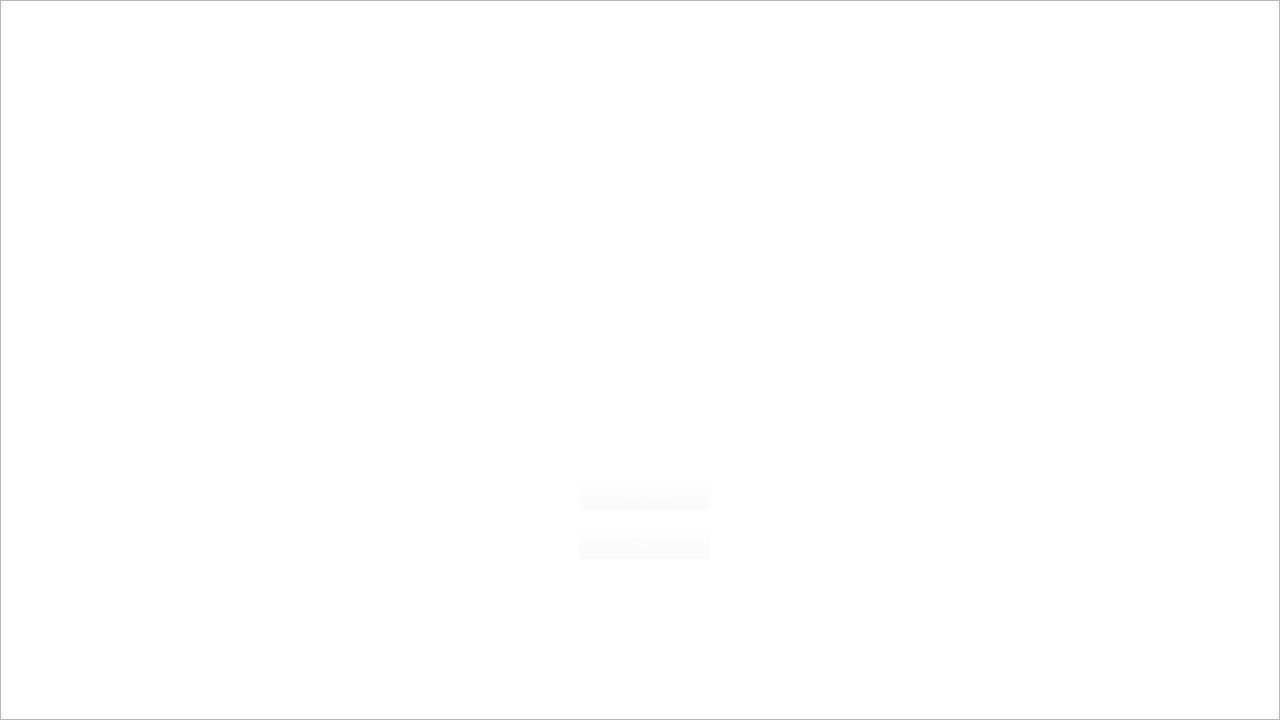
<?xml version="1.0" encoding="UTF-8"?>
<ui version="4.0">
 <class>MainMenu</class>
 <widget class="QWidget" name="MainMenu">
  <property name="geometry">
   <rect>
    <x>0</x>
    <y>0</y>
    <width>1280</width>
    <height>720</height>
   </rect>
  </property>
  <property name="sizePolicy">
   <sizepolicy hsizetype="Fixed" vsizetype="Fixed">
    <horstretch>0</horstretch>
    <verstretch>0</verstretch>
   </sizepolicy>
  </property>
  <property name="minimumSize">
   <size>
    <width>1280</width>
    <height>720</height>
   </size>
  </property>
  <property name="maximumSize">
   <size>
    <width>1280</width>
    <height>720</height>
   </size>
  </property>
  <property name="windowTitle">
   <string>Form</string>
  </property>
  <property name="styleSheet">
   <string notr="true">QPushButton { 
background-color: rgba(255, 255, 255, 0);
color:white;
}

QPushButton:hover{

color: rgb(122, 122, 122);
}
QPushButton:pressed{
color:rgb(208, 0, 177);
}</string>
  </property>
  <widget class="QPushButton" name="newGameBtn">
   <property name="geometry">
    <rect>
     <x>580</x>
     <y>480</y>
     <width>131</width>
     <height>30</height>
    </rect>
   </property>
   <property name="palette">
    <palette>
     <active>
      <colorrole role="WindowText">
       <brush brushstyle="SolidPattern">
        <color alpha="255">
         <red>255</red>
         <green>255</green>
         <blue>255</blue>
        </color>
       </brush>
      </colorrole>
      <colorrole role="Button">
       <brush brushstyle="SolidPattern">
        <color alpha="0">
         <red>255</red>
         <green>255</green>
         <blue>255</blue>
        </color>
       </brush>
      </colorrole>
      <colorrole role="Text">
       <brush brushstyle="SolidPattern">
        <color alpha="255">
         <red>255</red>
         <green>255</green>
         <blue>255</blue>
        </color>
       </brush>
      </colorrole>
      <colorrole role="ButtonText">
       <brush brushstyle="SolidPattern">
        <color alpha="255">
         <red>255</red>
         <green>255</green>
         <blue>255</blue>
        </color>
       </brush>
      </colorrole>
      <colorrole role="Base">
       <brush brushstyle="SolidPattern">
        <color alpha="0">
         <red>255</red>
         <green>255</green>
         <blue>255</blue>
        </color>
       </brush>
      </colorrole>
      <colorrole role="Window">
       <brush brushstyle="SolidPattern">
        <color alpha="0">
         <red>255</red>
         <green>255</green>
         <blue>255</blue>
        </color>
       </brush>
      </colorrole>
     </active>
     <inactive>
      <colorrole role="WindowText">
       <brush brushstyle="SolidPattern">
        <color alpha="255">
         <red>255</red>
         <green>255</green>
         <blue>255</blue>
        </color>
       </brush>
      </colorrole>
      <colorrole role="Button">
       <brush brushstyle="SolidPattern">
        <color alpha="0">
         <red>255</red>
         <green>255</green>
         <blue>255</blue>
        </color>
       </brush>
      </colorrole>
      <colorrole role="Text">
       <brush brushstyle="SolidPattern">
        <color alpha="255">
         <red>255</red>
         <green>255</green>
         <blue>255</blue>
        </color>
       </brush>
      </colorrole>
      <colorrole role="ButtonText">
       <brush brushstyle="SolidPattern">
        <color alpha="255">
         <red>255</red>
         <green>255</green>
         <blue>255</blue>
        </color>
       </brush>
      </colorrole>
      <colorrole role="Base">
       <brush brushstyle="SolidPattern">
        <color alpha="0">
         <red>255</red>
         <green>255</green>
         <blue>255</blue>
        </color>
       </brush>
      </colorrole>
      <colorrole role="Window">
       <brush brushstyle="SolidPattern">
        <color alpha="0">
         <red>255</red>
         <green>255</green>
         <blue>255</blue>
        </color>
       </brush>
      </colorrole>
     </inactive>
     <disabled>
      <colorrole role="WindowText">
       <brush brushstyle="SolidPattern">
        <color alpha="255">
         <red>255</red>
         <green>255</green>
         <blue>255</blue>
        </color>
       </brush>
      </colorrole>
      <colorrole role="Button">
       <brush brushstyle="SolidPattern">
        <color alpha="0">
         <red>255</red>
         <green>255</green>
         <blue>255</blue>
        </color>
       </brush>
      </colorrole>
      <colorrole role="Text">
       <brush brushstyle="SolidPattern">
        <color alpha="255">
         <red>255</red>
         <green>255</green>
         <blue>255</blue>
        </color>
       </brush>
      </colorrole>
      <colorrole role="ButtonText">
       <brush brushstyle="SolidPattern">
        <color alpha="255">
         <red>255</red>
         <green>255</green>
         <blue>255</blue>
        </color>
       </brush>
      </colorrole>
      <colorrole role="Base">
       <brush brushstyle="SolidPattern">
        <color alpha="0">
         <red>255</red>
         <green>255</green>
         <blue>255</blue>
        </color>
       </brush>
      </colorrole>
      <colorrole role="Window">
       <brush brushstyle="SolidPattern">
        <color alpha="0">
         <red>255</red>
         <green>255</green>
         <blue>255</blue>
        </color>
       </brush>
      </colorrole>
     </disabled>
    </palette>
   </property>
   <property name="font">
    <font>
     <family>Press Start 2P</family>
     <pointsize>7</pointsize>
    </font>
   </property>
   <property name="styleSheet">
    <string notr="true"/>
   </property>
   <property name="text">
    <string>New game</string>
   </property>
  </widget>
  <widget class="QPushButton" name="exitBtn">
   <property name="geometry">
    <rect>
     <x>579</x>
     <y>530</y>
     <width>131</width>
     <height>30</height>
    </rect>
   </property>
   <property name="sizePolicy">
    <sizepolicy hsizetype="Expanding" vsizetype="Expanding">
     <horstretch>0</horstretch>
     <verstretch>0</verstretch>
    </sizepolicy>
   </property>
   <property name="font">
    <font>
     <family>Press Start 2P</family>
     <pointsize>7</pointsize>
    </font>
   </property>
   <property name="styleSheet">
    <string notr="true"/>
   </property>
   <property name="text">
    <string>Exit</string>
   </property>
  </widget>
  <widget class="QGraphicsView" name="graphicsView">
   <property name="enabled">
    <bool>true</bool>
   </property>
   <property name="geometry">
    <rect>
     <x>0</x>
     <y>0</y>
     <width>1280</width>
     <height>720</height>
    </rect>
   </property>
   <property name="sizePolicy">
    <sizepolicy hsizetype="Fixed" vsizetype="Fixed">
     <horstretch>0</horstretch>
     <verstretch>0</verstretch>
    </sizepolicy>
   </property>
   <property name="styleSheet">
    <string notr="true">background-image: url(:/start_background.png);</string>
   </property>
   <property name="interactive">
    <bool>false</bool>
   </property>
  </widget>
  <zorder>graphicsView</zorder>
  <zorder>newGameBtn</zorder>
  <zorder>exitBtn</zorder>
 </widget>
 <resources/>
 <connections/>
</ui>
